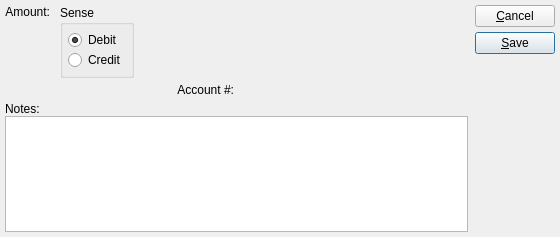
<?xml version="1.0" encoding="UTF-8"?>
<ui version="4.0">
 <comment>This file is part of the xTuple ERP: PostBooks Edition, a free and
open source Enterprise Resource Planning software suite,
Copyright (c) 1999-2019 by OpenMFG LLC, d/b/a xTuple.
It is licensed to you under the Common Public Attribution License
version 1.0, the full text of which (including xTuple-specific Exhibits)
is available at www.xtuple.com/CPAL.  By using this software, you agree
to be bound by its terms.</comment>
 <class>standardJournalItem</class>
 <widget class="QDialog" name="standardJournalItem">
  <property name="geometry">
   <rect>
    <x>0</x>
    <y>0</y>
    <width>560</width>
    <height>237</height>
   </rect>
  </property>
  <property name="windowTitle">
   <string>Standard Journal Item</string>
  </property>
  <layout class="QHBoxLayout">
   <property name="spacing">
    <number>7</number>
   </property>
   <property name="margin">
    <number>5</number>
   </property>
   <item>
    <layout class="QVBoxLayout">
     <property name="margin">
      <number>0</number>
     </property>
     <item>
      <layout class="QHBoxLayout">
       <property name="margin">
        <number>0</number>
       </property>
       <item>
        <layout class="QHBoxLayout">
         <property name="margin">
          <number>0</number>
         </property>
         <item>
          <widget class="QLabel" name="_amountLit">
           <property name="text">
            <string>Amount:</string>
           </property>
           <property name="alignment">
            <set>Qt::AlignRight|Qt::AlignTop|Qt::AlignTrailing</set>
           </property>
          </widget>
         </item>
         <item>
          <widget class="CurrCluster" name="_amount"/>
         </item>
        </layout>
       </item>
       <item>
        <widget class="QGroupBox" name="_senseGroup">
         <property name="title">
          <string>Sense</string>
         </property>
         <layout class="QVBoxLayout">
          <property name="spacing">
           <number>0</number>
          </property>
          <property name="margin">
           <number>5</number>
          </property>
          <item>
           <widget class="QRadioButton" name="_debit">
            <property name="text">
             <string>Debit</string>
            </property>
            <property name="checked">
             <bool>true</bool>
            </property>
           </widget>
          </item>
          <item>
           <widget class="QRadioButton" name="_credit">
            <property name="text">
             <string>Credit</string>
            </property>
           </widget>
          </item>
         </layout>
        </widget>
       </item>
       <item>
        <spacer name="spacer13">
         <property name="orientation">
          <enum>Qt::Horizontal</enum>
         </property>
         <property name="sizeType">
          <enum>QSizePolicy::Expanding</enum>
         </property>
         <property name="sizeHint" stdset="0">
          <size>
           <width>150</width>
           <height>20</height>
          </size>
         </property>
        </spacer>
       </item>
      </layout>
     </item>
     <item>
      <layout class="QHBoxLayout">
       <property name="spacing">
        <number>5</number>
       </property>
       <property name="margin">
        <number>0</number>
       </property>
       <item>
        <widget class="QLabel" name="_accountLit">
         <property name="text">
          <string>Account #:</string>
         </property>
         <property name="alignment">
          <set>Qt::AlignRight|Qt::AlignTrailing|Qt::AlignVCenter</set>
         </property>
        </widget>
       </item>
       <item>
        <widget class="GLCluster" name="_account"/>
       </item>
      </layout>
     </item>
     <item>
      <layout class="QVBoxLayout">
       <property name="spacing">
        <number>0</number>
       </property>
       <property name="margin">
        <number>0</number>
       </property>
       <item>
        <widget class="QLabel" name="_notesLit">
         <property name="text">
          <string>Notes:</string>
         </property>
         <property name="alignment">
          <set>Qt::AlignLeading|Qt::AlignLeft|Qt::AlignVCenter</set>
         </property>
        </widget>
       </item>
       <item>
        <widget class="XTextEdit" name="_notes">
         <property name="spellEnable">
          <bool>true</bool>
         </property>
        </widget>
       </item>
      </layout>
     </item>
    </layout>
   </item>
   <item>
    <layout class="QVBoxLayout">
     <property name="spacing">
      <number>0</number>
     </property>
     <property name="margin">
      <number>0</number>
     </property>
     <item>
      <layout class="QVBoxLayout">
       <property name="spacing">
        <number>5</number>
       </property>
       <property name="margin">
        <number>0</number>
       </property>
       <item>
        <widget class="QPushButton" name="_close">
         <property name="text">
          <string>&amp;Cancel</string>
         </property>
        </widget>
       </item>
       <item>
        <widget class="QPushButton" name="_save">
         <property name="text">
          <string>&amp;Save</string>
         </property>
         <property name="default">
          <bool>true</bool>
         </property>
        </widget>
       </item>
      </layout>
     </item>
     <item>
      <spacer name="spacer14">
       <property name="orientation">
        <enum>Qt::Vertical</enum>
       </property>
       <property name="sizeType">
        <enum>QSizePolicy::Expanding</enum>
       </property>
       <property name="sizeHint" stdset="0">
        <size>
         <width>10</width>
         <height>21</height>
        </size>
       </property>
      </spacer>
     </item>
    </layout>
   </item>
  </layout>
 </widget>
 <layoutdefault spacing="5" margin="5"/>
 <customwidgets>
  <customwidget>
   <class>CurrCluster</class>
   <extends>CurrDisplay</extends>
   <header>currcluster.h</header>
   <container>1</container>
  </customwidget>
  <customwidget>
   <class>CurrDisplay</class>
   <extends>QWidget</extends>
   <header>currcluster.h</header>
  </customwidget>
  <customwidget>
   <class>GLCluster</class>
   <extends>QWidget</extends>
   <header>glcluster.h</header>
  </customwidget>
  <customwidget>
   <class>XTextEdit</class>
   <extends>QTextEdit</extends>
   <header>xtextedit.h</header>
  </customwidget>
 </customwidgets>
 <tabstops>
  <tabstop>_amount</tabstop>
  <tabstop>_senseGroup</tabstop>
  <tabstop>_debit</tabstop>
  <tabstop>_account</tabstop>
  <tabstop>_notes</tabstop>
  <tabstop>_save</tabstop>
  <tabstop>_close</tabstop>
 </tabstops>
 <includes>
  <include location="global">parameter.h</include>
 </includes>
 <resources/>
 <connections>
  <connection>
   <sender>_close</sender>
   <signal>clicked()</signal>
   <receiver>standardJournalItem</receiver>
   <slot>reject()</slot>
   <hints>
    <hint type="sourcelabel">
     <x>20</x>
     <y>20</y>
    </hint>
    <hint type="destinationlabel">
     <x>20</x>
     <y>20</y>
    </hint>
   </hints>
  </connection>
 </connections>
</ui>
